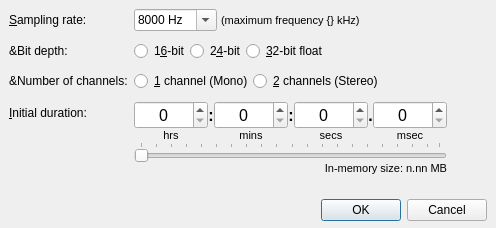
<?xml version="1.0" encoding="UTF-8"?>
<ui version="4.0">
 <author>github (at) scott (dash) smith (dot) us </author>
 <class>DlgNew</class>
 <widget class="QDialog" name="DlgNew">
  <property name="windowModality">
   <enum>Qt::ApplicationModal</enum>
  </property>
  <property name="geometry">
   <rect>
    <x>0</x>
    <y>0</y>
    <width>551</width>
    <height>260</height>
   </rect>
  </property>
  <property name="sizePolicy">
   <sizepolicy hsizetype="Preferred" vsizetype="Preferred">
    <horstretch>0</horstretch>
    <verstretch>0</verstretch>
   </sizepolicy>
  </property>
  <property name="maximumSize">
   <size>
    <width>16777215</width>
    <height>16777215</height>
   </size>
  </property>
  <property name="windowTitle">
   <string>Dialog</string>
  </property>
  <property name="windowIcon">
   <iconset resource="../../../../nextCloud/Dev/Pfft/rsrc/resources.qrc">
    <normaloff>:/images/32x32/pfft-logo.png</normaloff>:/images/32x32/pfft-logo.png</iconset>
  </property>
  <layout class="QFormLayout" name="formLayout">
   <property name="sizeConstraint">
    <enum>QLayout::SetFixedSize</enum>
   </property>
   <property name="formAlignment">
    <set>Qt::AlignLeading|Qt::AlignLeft|Qt::AlignTop</set>
   </property>
   <property name="horizontalSpacing">
    <number>6</number>
   </property>
   <property name="verticalSpacing">
    <number>10</number>
   </property>
   <property name="leftMargin">
    <number>9</number>
   </property>
   <property name="topMargin">
    <number>9</number>
   </property>
   <property name="rightMargin">
    <number>9</number>
   </property>
   <property name="bottomMargin">
    <number>7</number>
   </property>
   <item row="0" column="0">
    <widget class="QLabel" name="rate_label">
     <property name="sizePolicy">
      <sizepolicy hsizetype="Preferred" vsizetype="Preferred">
       <horstretch>0</horstretch>
       <verstretch>0</verstretch>
      </sizepolicy>
     </property>
     <property name="text">
      <string>&amp;Sampling rate:</string>
     </property>
     <property name="buddy">
      <cstring>rate_comboBox</cstring>
     </property>
    </widget>
   </item>
   <item row="0" column="1">
    <layout class="QHBoxLayout" name="rate_horizLayout">
     <property name="spacing">
      <number>4</number>
     </property>
     <item>
      <widget class="QComboBox" name="rate_comboBox">
       <property name="sizePolicy">
        <sizepolicy hsizetype="Preferred" vsizetype="Fixed">
         <horstretch>0</horstretch>
         <verstretch>0</verstretch>
        </sizepolicy>
       </property>
       <property name="minimumSize">
        <size>
         <width>0</width>
         <height>0</height>
        </size>
       </property>
       <property name="editable">
        <bool>true</bool>
       </property>
       <item>
        <property name="text">
         <string>8000 Hz</string>
        </property>
       </item>
       <item>
        <property name="text">
         <string>11025 Hz</string>
        </property>
       </item>
       <item>
        <property name="text">
         <string>16000 Hz</string>
        </property>
       </item>
       <item>
        <property name="text">
         <string>22050 Hz</string>
        </property>
       </item>
       <item>
        <property name="text">
         <string>32000 Hz</string>
        </property>
       </item>
       <item>
        <property name="text">
         <string>44100 Hz</string>
        </property>
       </item>
       <item>
        <property name="text">
         <string>48000 Hz</string>
        </property>
       </item>
       <item>
        <property name="text">
         <string>64000 Hz</string>
        </property>
       </item>
       <item>
        <property name="text">
         <string>88200 Hz</string>
        </property>
       </item>
       <item>
        <property name="text">
         <string>96000 Hz</string>
        </property>
       </item>
      </widget>
     </item>
     <item>
      <widget class="QLabel" name="rate_maxfreq_label">
       <property name="font">
        <font>
         <pointsize>8</pointsize>
        </font>
       </property>
       <property name="text">
        <string>(maximum frequency {} kHz)</string>
       </property>
      </widget>
     </item>
     <item>
      <spacer name="rate_horizSpacer">
       <property name="orientation">
        <enum>Qt::Horizontal</enum>
       </property>
       <property name="sizeHint" stdset="0">
        <size>
         <width>40</width>
         <height>20</height>
        </size>
       </property>
      </spacer>
     </item>
    </layout>
   </item>
   <item row="1" column="0">
    <widget class="QLabel" name="bitd_label">
     <property name="text">
      <string>&amp;Bit depth:</string>
     </property>
    </widget>
   </item>
   <item row="1" column="1">
    <layout class="QHBoxLayout" name="bitd_horizLayout">
     <item>
      <widget class="QRadioButton" name="bitd_16bit_radioButton">
       <property name="text">
        <string>1&amp;6-bit</string>
       </property>
       <attribute name="buttonGroup">
        <string notr="true">bitd_buttonGroup</string>
       </attribute>
      </widget>
     </item>
     <item>
      <widget class="QRadioButton" name="bitd_24bit_radioButton">
       <property name="text">
        <string>2&amp;4-bit</string>
       </property>
       <attribute name="buttonGroup">
        <string notr="true">bitd_buttonGroup</string>
       </attribute>
      </widget>
     </item>
     <item>
      <widget class="QRadioButton" name="bitd_32bitfloat_radioButton">
       <property name="text">
        <string>&amp;32-bit float</string>
       </property>
       <attribute name="buttonGroup">
        <string notr="true">bitd_buttonGroup</string>
       </attribute>
      </widget>
     </item>
     <item>
      <spacer name="bitd_horizSpacer">
       <property name="orientation">
        <enum>Qt::Horizontal</enum>
       </property>
       <property name="sizeHint" stdset="0">
        <size>
         <width>40</width>
         <height>20</height>
        </size>
       </property>
      </spacer>
     </item>
    </layout>
   </item>
   <item row="2" column="0">
    <widget class="QLabel" name="chan_label">
     <property name="text">
      <string>&amp;Number of channels:</string>
     </property>
    </widget>
   </item>
   <item row="2" column="1">
    <layout class="QHBoxLayout" name="chan_horizLayout">
     <item>
      <widget class="QRadioButton" name="chan_1_radioButton">
       <property name="text">
        <string>&amp;1 channel (Mono)</string>
       </property>
       <attribute name="buttonGroup">
        <string notr="true">chan_buttonGroup</string>
       </attribute>
      </widget>
     </item>
     <item>
      <widget class="QRadioButton" name="chan_2_radioButton">
       <property name="text">
        <string>&amp;2 channels (Stereo)</string>
       </property>
       <attribute name="buttonGroup">
        <string notr="true">chan_buttonGroup</string>
       </attribute>
      </widget>
     </item>
     <item>
      <spacer name="chan_horizSpacer">
       <property name="orientation">
        <enum>Qt::Horizontal</enum>
       </property>
       <property name="sizeHint" stdset="0">
        <size>
         <width>40</width>
         <height>20</height>
        </size>
       </property>
      </spacer>
     </item>
    </layout>
   </item>
   <item row="3" column="0">
    <widget class="QLabel" name="idur_label">
     <property name="text">
      <string>&amp;Initial duration:</string>
     </property>
     <property name="buddy">
      <cstring>idur_hrs_spinBox</cstring>
     </property>
    </widget>
   </item>
   <item row="3" column="1">
    <layout class="QGridLayout" name="idur_gridLayout">
     <item row="1" column="2">
      <widget class="PaddedSpinBox" name="idur_mins_spinBox">
       <property name="minimumSize">
        <size>
         <width>74</width>
         <height>0</height>
        </size>
       </property>
       <property name="font">
        <font>
         <pointsize>12</pointsize>
        </font>
       </property>
       <property name="alignment">
        <set>Qt::AlignCenter</set>
       </property>
       <property name="suffix">
        <string/>
       </property>
       <property name="maximum">
        <number>59</number>
       </property>
      </widget>
     </item>
     <item row="1" column="6">
      <widget class="PaddedSpinBox" name="idur_msec_spinBox">
       <property name="minimumSize">
        <size>
         <width>74</width>
         <height>0</height>
        </size>
       </property>
       <property name="font">
        <font>
         <pointsize>12</pointsize>
        </font>
       </property>
       <property name="alignment">
        <set>Qt::AlignCenter</set>
       </property>
       <property name="suffix">
        <string/>
       </property>
       <property name="maximum">
        <number>999</number>
       </property>
      </widget>
     </item>
     <item row="1" column="0">
      <widget class="PaddedSpinBox" name="idur_hrs_spinBox">
       <property name="minimumSize">
        <size>
         <width>74</width>
         <height>0</height>
        </size>
       </property>
       <property name="font">
        <font>
         <pointsize>12</pointsize>
        </font>
       </property>
       <property name="alignment">
        <set>Qt::AlignCenter</set>
       </property>
       <property name="buttonSymbols">
        <enum>QAbstractSpinBox::UpDownArrows</enum>
       </property>
       <property name="suffix">
        <string/>
       </property>
       <property name="prefix">
        <string/>
       </property>
       <property name="maximum">
        <number>2</number>
       </property>
      </widget>
     </item>
     <item row="4" column="0" colspan="7">
      <widget class="QLabel" name="idur_in_mem_label">
       <property name="font">
        <font>
         <pointsize>8</pointsize>
        </font>
       </property>
       <property name="text">
        <string>In-memory size: n.nn MB</string>
       </property>
       <property name="alignment">
        <set>Qt::AlignRight|Qt::AlignTrailing|Qt::AlignVCenter</set>
       </property>
      </widget>
     </item>
     <item row="1" column="7">
      <spacer name="idur_spacer">
       <property name="orientation">
        <enum>Qt::Horizontal</enum>
       </property>
       <property name="sizeHint" stdset="0">
        <size>
         <width>40</width>
         <height>20</height>
        </size>
       </property>
      </spacer>
     </item>
     <item row="1" column="4">
      <widget class="PaddedSpinBox" name="idur_secs_spinBox">
       <property name="minimumSize">
        <size>
         <width>74</width>
         <height>0</height>
        </size>
       </property>
       <property name="font">
        <font>
         <pointsize>12</pointsize>
        </font>
       </property>
       <property name="alignment">
        <set>Qt::AlignCenter</set>
       </property>
       <property name="suffix">
        <string/>
       </property>
       <property name="maximum">
        <number>59</number>
       </property>
      </widget>
     </item>
     <item row="1" column="1">
      <widget class="QLabel" name="idur_colon1_label">
       <property name="font">
        <font>
         <pointsize>12</pointsize>
         <weight>75</weight>
         <bold>true</bold>
        </font>
       </property>
       <property name="text">
        <string>:</string>
       </property>
       <property name="alignment">
        <set>Qt::AlignCenter</set>
       </property>
      </widget>
     </item>
     <item row="1" column="3">
      <widget class="QLabel" name="idur_colon2_label">
       <property name="font">
        <font>
         <pointsize>12</pointsize>
         <weight>75</weight>
         <bold>true</bold>
        </font>
       </property>
       <property name="text">
        <string>:</string>
       </property>
       <property name="alignment">
        <set>Qt::AlignCenter</set>
       </property>
      </widget>
     </item>
     <item row="3" column="0" colspan="7">
      <widget class="QSlider" name="idur_slider">
       <property name="minimumSize">
        <size>
         <width>0</width>
         <height>0</height>
        </size>
       </property>
       <property name="orientation">
        <enum>Qt::Horizontal</enum>
       </property>
       <property name="tickPosition">
        <enum>QSlider::TicksAbove</enum>
       </property>
       <property name="tickInterval">
        <number>5</number>
       </property>
      </widget>
     </item>
     <item row="1" column="5">
      <widget class="QLabel" name="idur_colon3_label">
       <property name="font">
        <font>
         <pointsize>12</pointsize>
         <weight>75</weight>
         <bold>true</bold>
        </font>
       </property>
       <property name="text">
        <string>.</string>
       </property>
       <property name="alignment">
        <set>Qt::AlignCenter</set>
       </property>
      </widget>
     </item>
     <item row="2" column="0">
      <widget class="QLabel" name="idur_hrs_label">
       <property name="font">
        <font>
         <pointsize>8</pointsize>
        </font>
       </property>
       <property name="text">
        <string>hrs</string>
       </property>
       <property name="alignment">
        <set>Qt::AlignCenter</set>
       </property>
      </widget>
     </item>
     <item row="2" column="2">
      <widget class="QLabel" name="idur_mins_label">
       <property name="font">
        <font>
         <pointsize>8</pointsize>
        </font>
       </property>
       <property name="text">
        <string>mins</string>
       </property>
       <property name="alignment">
        <set>Qt::AlignCenter</set>
       </property>
      </widget>
     </item>
     <item row="2" column="4">
      <widget class="QLabel" name="idur_secs_label">
       <property name="font">
        <font>
         <pointsize>8</pointsize>
        </font>
       </property>
       <property name="text">
        <string>secs</string>
       </property>
       <property name="alignment">
        <set>Qt::AlignCenter</set>
       </property>
      </widget>
     </item>
     <item row="2" column="6">
      <widget class="QLabel" name="idur_msec_label">
       <property name="font">
        <font>
         <pointsize>8</pointsize>
        </font>
       </property>
       <property name="text">
        <string>msec</string>
       </property>
       <property name="alignment">
        <set>Qt::AlignCenter</set>
       </property>
      </widget>
     </item>
    </layout>
   </item>
   <item row="5" column="1">
    <widget class="QDialogButtonBox" name="buttonBox">
     <property name="sizePolicy">
      <sizepolicy hsizetype="Preferred" vsizetype="Preferred">
       <horstretch>0</horstretch>
       <verstretch>0</verstretch>
      </sizepolicy>
     </property>
     <property name="orientation">
      <enum>Qt::Horizontal</enum>
     </property>
     <property name="standardButtons">
      <set>QDialogButtonBox::Cancel|QDialogButtonBox::Ok</set>
     </property>
    </widget>
   </item>
   <item row="4" column="1">
    <spacer name="verticalSpacer">
     <property name="orientation">
      <enum>Qt::Vertical</enum>
     </property>
     <property name="sizeHint" stdset="0">
      <size>
       <width>20</width>
       <height>4</height>
      </size>
     </property>
    </spacer>
   </item>
  </layout>
 </widget>
 <customwidgets>
  <customwidget>
   <class>PaddedSpinBox</class>
   <extends>QSpinBox</extends>
   <header>widgets.padded_spinbox</header>
  </customwidget>
 </customwidgets>
 <tabstops>
  <tabstop>idur_hrs_spinBox</tabstop>
  <tabstop>idur_mins_spinBox</tabstop>
  <tabstop>idur_secs_spinBox</tabstop>
  <tabstop>idur_msec_spinBox</tabstop>
  <tabstop>idur_slider</tabstop>
 </tabstops>
 <resources>
  <include location="../../../../nextCloud/Dev/Pfft/rsrc/resources.qrc"/>
 </resources>
 <connections>
  <connection>
   <sender>buttonBox</sender>
   <signal>accepted()</signal>
   <receiver>DlgNew</receiver>
   <slot>accept()</slot>
   <hints>
    <hint type="sourcelabel">
     <x>248</x>
     <y>254</y>
    </hint>
    <hint type="destinationlabel">
     <x>157</x>
     <y>274</y>
    </hint>
   </hints>
  </connection>
  <connection>
   <sender>buttonBox</sender>
   <signal>rejected()</signal>
   <receiver>DlgNew</receiver>
   <slot>reject()</slot>
   <hints>
    <hint type="sourcelabel">
     <x>316</x>
     <y>260</y>
    </hint>
    <hint type="destinationlabel">
     <x>286</x>
     <y>274</y>
    </hint>
   </hints>
  </connection>
 </connections>
 <buttongroups>
  <buttongroup name="bitd_buttonGroup"/>
  <buttongroup name="chan_buttonGroup"/>
 </buttongroups>
</ui>
